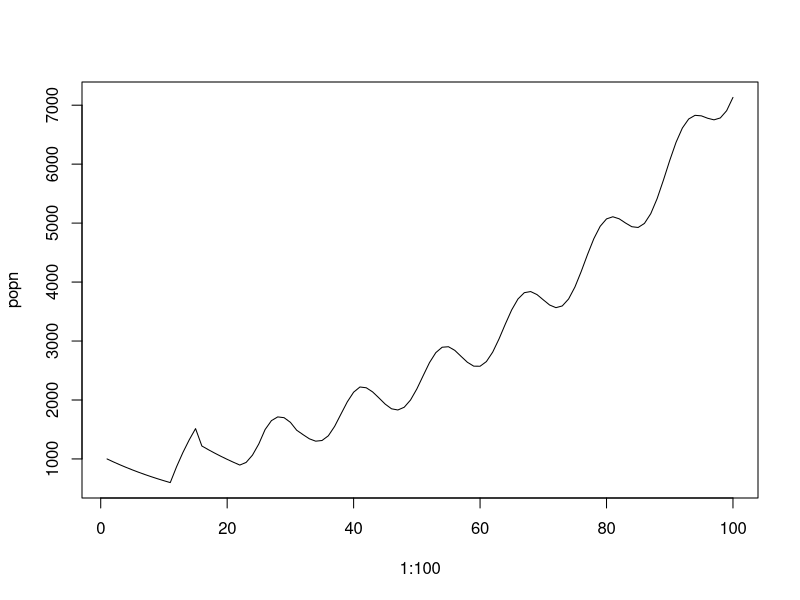

R code for this plot:
# Pupae survival
pup.death <- 0.05
pup.surv <- 0.95

# Adult survival
adult.death <- 0.05 
adult.surv <- 0.95

# Fecundity
fec <- 0.5
breeding <- c(11:15)

# Initial size and pop matrix
N0 <- matrix(0, nrow=15, ncol=1)
N0[1,1] <- 1000 # Initial number of pupae
pop.mat <- matrix(0, nrow=15, ncol=15)

# Locations for demographic parameters
row.pup <- 2:7
col.pup <- 1:6
row.adult <- 8:15
col.adult <- 7:15

# Fill matrix for pupae
for(i in 1:length(row.pup)){
pop.mat[row.pup[i], col.pup[i]] <- pup.surv
}

# Fill matrix for adults
for(i in 1:length(row.adult)){
pop.mat[row.adult[i], col.adult[i]] <- adult.surv
}

# Fill fecundity
for(i in min(breeding):max(breeding)){
pop.mat[1,i] <- fec
}

N <- matrix(0, nrow=15, ncol=100)

# 100 year simulation
N[,1] <- N0
for(i in 1:99){
N[,i+1] <- pop.mat %*%  N[,i]
}

# Plot population
popn <- apply(N, 2, sum)
plot(1:100, popn, type="l")
